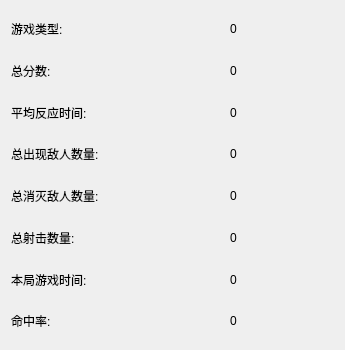
<?xml version="1.0" encoding="UTF-8"?>
<ui version="4.0">
 <class>GameOverWidget</class>
 <widget class="QWidget" name="GameOverWidget">
  <property name="geometry">
   <rect>
    <x>0</x>
    <y>0</y>
    <width>345</width>
    <height>350</height>
   </rect>
  </property>
  <property name="windowTitle">
   <string>GameOverWidget</string>
  </property>
  <layout class="QGridLayout" name="gridLayout">
   <item row="3" column="0" colspan="2">
    <widget class="QLabel" name="lbl3">
     <property name="text">
      <string>平均反应时间:</string>
     </property>
    </widget>
   </item>
   <item row="8" column="2">
    <widget class="QLabel" name="TotalFire">
     <property name="text">
      <string>0</string>
     </property>
    </widget>
   </item>
   <item row="10" column="2">
    <widget class="QLabel" name="HitRate">
     <property name="text">
      <string>0</string>
     </property>
    </widget>
   </item>
   <item row="9" column="2">
    <widget class="QLabel" name="TotalGameTime">
     <property name="text">
      <string>0</string>
     </property>
    </widget>
   </item>
   <item row="5" column="2">
    <widget class="QLabel" name="TotalEnemyNum">
     <property name="text">
      <string>0</string>
     </property>
    </widget>
   </item>
   <item row="0" column="0">
    <widget class="QLabel" name="lbl1">
     <property name="text">
      <string>游戏类型:</string>
     </property>
    </widget>
   </item>
   <item row="1" column="0">
    <widget class="QLabel" name="lbl2">
     <property name="text">
      <string>总分数:</string>
     </property>
    </widget>
   </item>
   <item row="5" column="0">
    <widget class="QLabel" name="lbl4">
     <property name="text">
      <string>总出现敌人数量:</string>
     </property>
    </widget>
   </item>
   <item row="6" column="2">
    <widget class="QLabel" name="TotalKillNum">
     <property name="text">
      <string>0</string>
     </property>
    </widget>
   </item>
   <item row="3" column="2">
    <widget class="QLabel" name="AverageReactTime">
     <property name="text">
      <string>0</string>
     </property>
    </widget>
   </item>
   <item row="6" column="0">
    <widget class="QLabel" name="lbl5">
     <property name="text">
      <string>总消灭敌人数量:</string>
     </property>
    </widget>
   </item>
   <item row="10" column="0">
    <widget class="QLabel" name="lbl8">
     <property name="text">
      <string>命中率:</string>
     </property>
    </widget>
   </item>
   <item row="8" column="0">
    <widget class="QLabel" name="lbl6">
     <property name="text">
      <string>总射击数量:</string>
     </property>
    </widget>
   </item>
   <item row="9" column="0">
    <widget class="QLabel" name="lbl7">
     <property name="text">
      <string>本局游戏时间:</string>
     </property>
    </widget>
   </item>
   <item row="0" column="2">
    <widget class="QLabel" name="GameType">
     <property name="text">
      <string>0</string>
     </property>
    </widget>
   </item>
   <item row="1" column="2">
    <widget class="QLabel" name="TotalScore">
     <property name="text">
      <string>0</string>
     </property>
    </widget>
   </item>
  </layout>
 </widget>
 <resources/>
 <connections/>
</ui>
